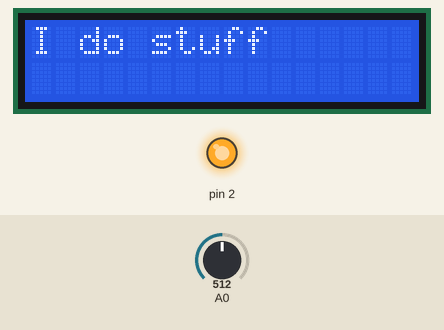
Simulated run of this sketch. Board: Arduino Uno, built with avr-gcc and run on an emulated ATmega328P. On the bench: 16×2 character LCD, output pins drawn as LEDs (lit = HIGH). The test bench sets the inputs (shaded band); at power-on: A0 = 512. The local clock reads 2024-03-15 10:24:30 at power-on unless the sketch sets it; what the sketch prints to the serial monitor is not drawn.

Above: at 1.2 s.
1.3 s: A0 set to 891
2.8 s: A0 set to 915
At 3.2 s:
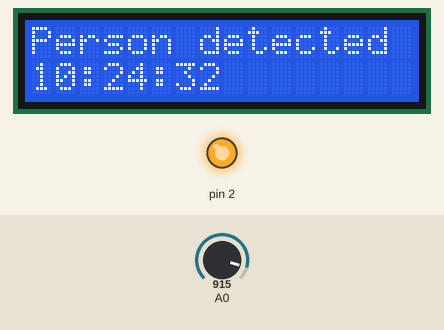
At 4.13 s:
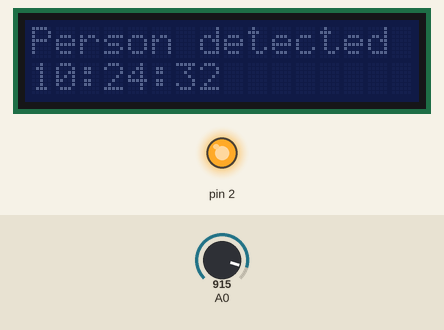
Timing chart, 0 to 5.8 s (numbered marks = the images above; inputs shaded):
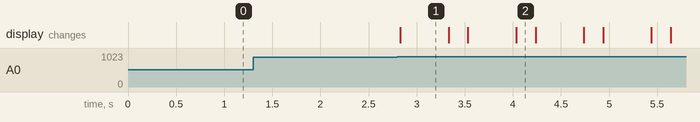

The sketch:

Laser_Detection.ino
```cpp
#include<Wire.h>
#include <DS3231.h>
#include <LiquidCrystal_I2C.h>

LiquidCrystal_I2C lcd(0x27, 16, 2);
DS3231 rtc(SDA, SCL);

void setup(){

  Serial.begin(9600);

  pinMode(2, OUTPUT);
  digitalWrite(2, HIGH);

  rtc.begin();
  lcd.begin();

  lcd.print("I do stuff");

  //rtc.setDOW(FRIDAY);          // Set Day-of-Week to SUNDAY
  //rtc.setTime(19, 31, 0);      // Set the time to 12:00:00 (24hr format)
  //rtc.setDate(27, 11, 2020);   // Set the date to DD/MM/YY

}
void loop(){

  Serial.println(analogRead(A0));

  if (analogRead(A0) > 900)
    detected();

}

void detected(){

  lcd.setCursor(0,0);
  lcd.print("Person detected at ");

  lcd.setCursor(0,1);
  lcd.print(rtc.getTimeStr());

  while(true){

    lcd.backlight();
    delay(500);
    lcd.noBacklight();
    delay(200);

  }


  //lcd.print("Date: ");
  //lcd.print(rtc.getDateStr());
  //lcd.print(rtc.getMonthStr());
}
```

Measured:
- the behaviour switches between 900 and 901 on A0 (found by bisection; images 0 and 1)
- after the input at 1.3 s, every drawn part: stays the same
- after the input at 2.8 s, the display: changes at once (image 1)
- what the display in image 1 shows lasts 0.5 s, from 2.8 s to 3.3 s
